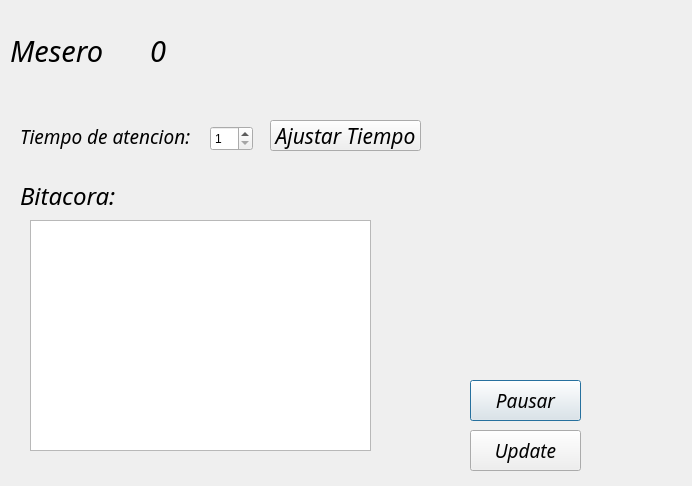
<?xml version="1.0" encoding="UTF-8"?>
<ui version="4.0">
 <class>WaiterDialog</class>
 <widget class="QDialog" name="WaiterDialog">
  <property name="geometry">
   <rect>
    <x>0</x>
    <y>0</y>
    <width>692</width>
    <height>486</height>
   </rect>
  </property>
  <property name="windowTitle">
   <string>Dialog</string>
  </property>
  <widget class="QLabel" name="waiterID">
   <property name="geometry">
    <rect>
     <x>150</x>
     <y>10</y>
     <width>51</width>
     <height>81</height>
    </rect>
   </property>
   <property name="font">
    <font>
     <family>Monotype Corsiva</family>
     <pointsize>22</pointsize>
     <weight>50</weight>
     <italic>true</italic>
     <bold>false</bold>
    </font>
   </property>
   <property name="text">
    <string>0</string>
   </property>
  </widget>
  <widget class="QLabel" name="waiterImage">
   <property name="geometry">
    <rect>
     <x>400</x>
     <y>130</y>
     <width>251</width>
     <height>281</height>
    </rect>
   </property>
   <property name="font">
    <font>
     <family>Monotype Corsiva</family>
     <pointsize>14</pointsize>
     <weight>50</weight>
     <italic>true</italic>
     <bold>false</bold>
    </font>
   </property>
   <property name="text">
    <string/>
   </property>
  </widget>
  <widget class="QLabel" name="waiterLabel">
   <property name="geometry">
    <rect>
     <x>10</x>
     <y>10</y>
     <width>131</width>
     <height>81</height>
    </rect>
   </property>
   <property name="font">
    <font>
     <family>Monotype Corsiva</family>
     <pointsize>22</pointsize>
     <weight>50</weight>
     <italic>true</italic>
     <bold>false</bold>
    </font>
   </property>
   <property name="text">
    <string>Mesero</string>
   </property>
  </widget>
  <widget class="QLabel" name="label_2">
   <property name="geometry">
    <rect>
     <x>20</x>
     <y>180</y>
     <width>111</width>
     <height>31</height>
    </rect>
   </property>
   <property name="font">
    <font>
     <family>Monotype Corsiva</family>
     <pointsize>18</pointsize>
     <weight>50</weight>
     <italic>true</italic>
     <bold>false</bold>
    </font>
   </property>
   <property name="text">
    <string>Bitacora:</string>
   </property>
  </widget>
  <widget class="QTextEdit" name="WaiterTextField">
   <property name="enabled">
    <bool>true</bool>
   </property>
   <property name="geometry">
    <rect>
     <x>30</x>
     <y>220</y>
     <width>341</width>
     <height>231</height>
    </rect>
   </property>
   <property name="font">
    <font>
     <family>Monotype Corsiva</family>
     <pointsize>12</pointsize>
     <weight>50</weight>
     <italic>true</italic>
     <bold>false</bold>
    </font>
   </property>
   <property name="readOnly">
    <bool>true</bool>
   </property>
  </widget>
  <widget class="QPushButton" name="pushButton">
   <property name="geometry">
    <rect>
     <x>470</x>
     <y>380</y>
     <width>111</width>
     <height>41</height>
    </rect>
   </property>
   <property name="font">
    <font>
     <family>Monotype Corsiva</family>
     <pointsize>14</pointsize>
     <weight>50</weight>
     <italic>true</italic>
     <bold>false</bold>
    </font>
   </property>
   <property name="text">
    <string>Pausar</string>
   </property>
  </widget>
  <widget class="QPushButton" name="UpdateBitacora">
   <property name="geometry">
    <rect>
     <x>470</x>
     <y>430</y>
     <width>111</width>
     <height>41</height>
    </rect>
   </property>
   <property name="font">
    <font>
     <family>Monotype Corsiva</family>
     <pointsize>14</pointsize>
     <weight>50</weight>
     <italic>true</italic>
     <bold>false</bold>
    </font>
   </property>
   <property name="text">
    <string>Update</string>
   </property>
  </widget>
  <widget class="QLabel" name="label_3">
   <property name="geometry">
    <rect>
     <x>20</x>
     <y>121</y>
     <width>171</width>
     <height>31</height>
    </rect>
   </property>
   <property name="font">
    <font>
     <family>Monotype Corsiva</family>
     <pointsize>14</pointsize>
     <weight>50</weight>
     <italic>true</italic>
     <bold>false</bold>
    </font>
   </property>
   <property name="text">
    <string>Tiempo de atencion: </string>
   </property>
  </widget>
  <widget class="QSpinBox" name="spinBox">
   <property name="geometry">
    <rect>
     <x>210</x>
     <y>126</y>
     <width>43</width>
     <height>25</height>
    </rect>
   </property>
   <property name="minimum">
    <number>1</number>
   </property>
  </widget>
  <widget class="QPushButton" name="pushButton_2">
   <property name="geometry">
    <rect>
     <x>270</x>
     <y>120</y>
     <width>151</width>
     <height>31</height>
    </rect>
   </property>
   <property name="font">
    <font>
     <family>Monotype Corsiva</family>
     <pointsize>16</pointsize>
     <weight>50</weight>
     <italic>true</italic>
     <bold>false</bold>
    </font>
   </property>
   <property name="text">
    <string>Ajustar Tiempo</string>
   </property>
  </widget>
 </widget>
 <resources/>
 <connections/>
</ui>
